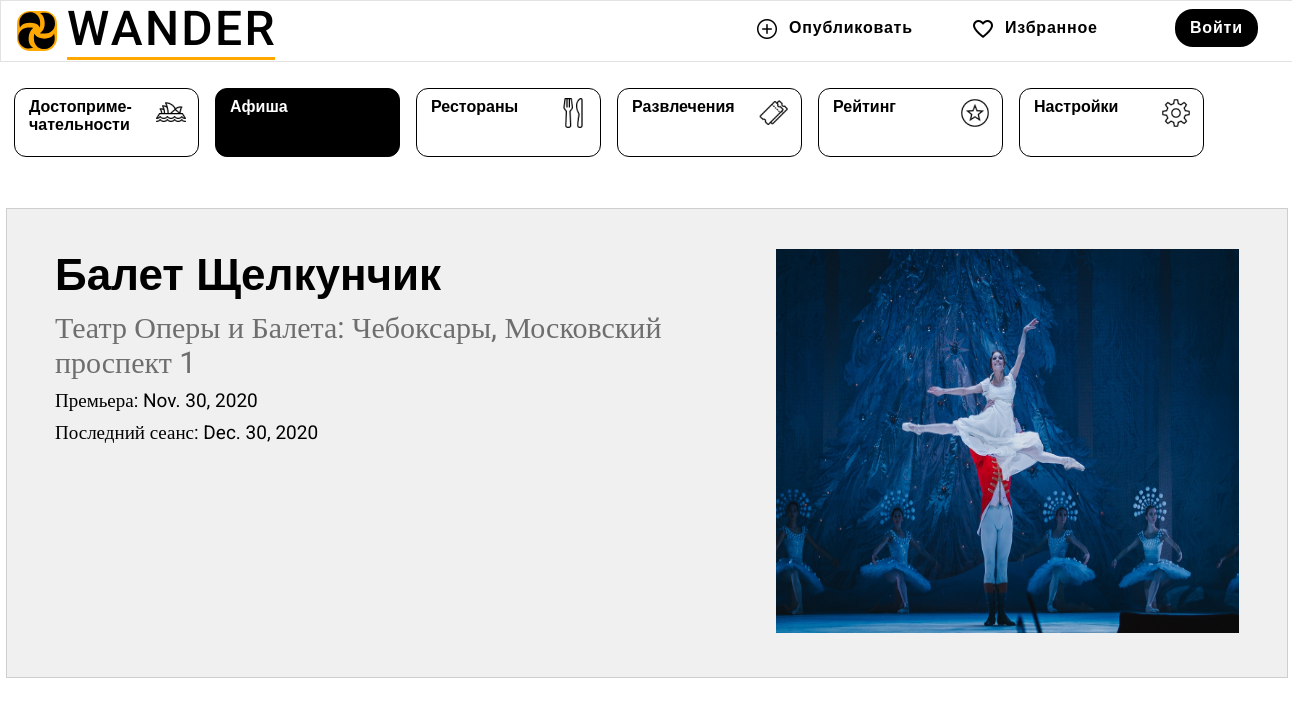
The app's page /poster/1/ with its own data.
### wander/models.py (models this page shows, shortened)
class PosterEvent(models.Model):
    class Meta:
        db_table = "poster_event"
    class NewManager(models.Manager):
        def get_queryset(self):
            return super().get_queryset().filter(status='opened')
    options = (
        ('opened', 'Opened'),
        ('closed', 'Closed'),
    )
    place = models.ForeignKey(Place, on_delete=models.CASCADE)
    date_start = models.DateField(auto_now=False, auto_now_add=False, default=timezone.now)
    date_end = models.DateField(auto_now=False, auto_now_add=False, default=None, null=True)
    name = models.CharField(max_length=30, default='add_name_event')
    ended = models.BooleanField(default=False)
    status = models.CharField(max_length=10, choices=options, default='opened')
    favourites = models.ManyToManyField(
        User, related_name='favourite_poster_event', default=None, blank=True)
    objects = models.Manager()  # default manager
    newmanager = NewManager()  # custom manager
    image = models.ImageField(upload_to=image_path_posterevent, default='img/default.jpg')

class Place(models.Model):
    city = models.ForeignKey(City, on_delete=models.CASCADE, related_name='city')
    full_address = models.CharField(max_length=255)
    name = models.CharField(max_length=50)
    rating = models.FloatField(max_length=3)
    description = models.CharField(max_length=255)
    def __str__(self):
        return "%s: %s, %s" % (self.name, self.city.__str__(),  self.full_address)

class City(models.Model):
    name = models.CharField(max_length=20)
    def __str__(self):
        return "%s" % self.name

### wander/views.py (the view)
# urls.py: path('poster/<int:pk>/', PosterEventDetailView.as_view(), name='poster-detail'),
class PosterEventDetailView(generic.DetailView):
    model = PosterEvent
    def get_context_data(self, **kwargs):
        context = super().get_context_data(**kwargs)
        context['now'] = timezone.now()
        return context

### wander/templates/wander/posterevent_detail.html (shortened to what this page needs)
{% extends 'wander/base_new.html' %}
{% load static %}
{% block poster_checked %}checked{% endblock %}
{% block context %}
    <section class="block_event">
        <div class="event">
            <div class="content_event">
                <div class="text_event">
                    <h1>{{ object.name }}</h1>
                    <p class="address_event">{{ object.place }}</p>
                    <p class="text">Премьера: {{ object.date_start|date }}</p>
                    <p class="text">Последний сеанс: {{ object.date_end|date }}</p>
                </div>
                <div class="img_event">
                    <img src="{{ object.image.url }}"/>
                </div>
            </div>
        </div>
    </section>
{% endblock %}

### wander/static/wander/place_.css (style rules this page uses)
* { margin:0; padding:0; }
section { width: 1280px; min-height: 10px; margin:0 auto; position: relative; }
.block_event { min-height: 384px; margin-top: 50px; }
.event { width: 1280px; min-height: 384px; background: #F0F0F0; border: 1px solid #CFCDCD; }
.content_event { display:flex; justify-content:space-between; margin:40px auto; min-height:384px; width:1184px; }
.text_event { min-height: 384px; width:685px; }
.text_event>h1 { font-family: Arial; font-weight: bold; font-size: 44px; line-height: 51px; }
.address_event { margin-top: 10px; font-family: Roboto; font-size: 30px; line-height: 35px; color: #6E6E6E; }
.text { margin-top: 10px; font-family: Roboto; font-size: 19px; line-height: 22px; }
.img_event>img { height: 384px; width:463px; }

### records on screen
PosterEvent: name "Балет Щелкунчик", place "Театр Оперы и Балета: Чебоксары, Московский проспект 1", date_start "Nov. 30, 2020", date_end "Dec. 30, 2020", image (picture)
